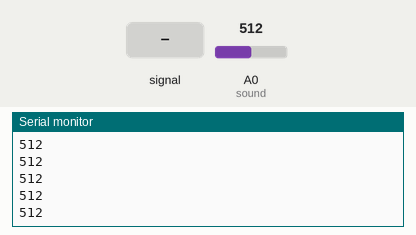
Recording of a sketch running on a simulated Arduino Nano, built with avr-gcc and run on an emulated ATmega328P. On the bench: the last lines printed to the serial monitor. The inputs (shaded band) are chosen by the test bench; at power-on: A0 (sound) = 512.

Above: at 1.2 s.
1.3 s: A0 (sound) fed a 200 Hz sine of ±81 counts around its level
At 1.8 s:
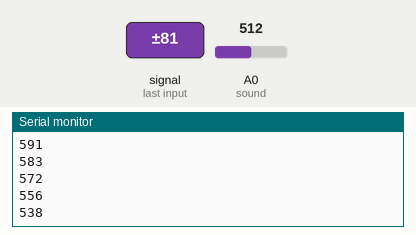
2.8 s: A0 (sound) set to 716
At 3.5 s:
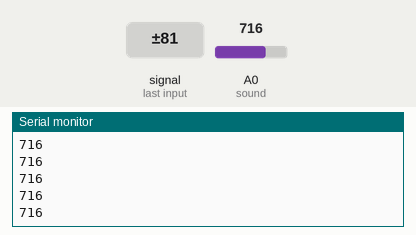
4.3 s: A0 (sound) fed a 1000 Hz sine of ±255 counts around its level
At 4.8 s:
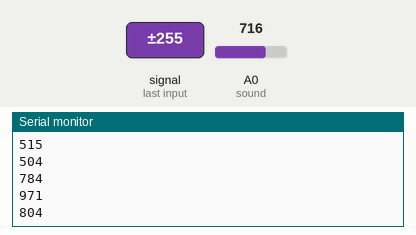
5.8 s: A0 (sound) set to 900
At 6.6 s:
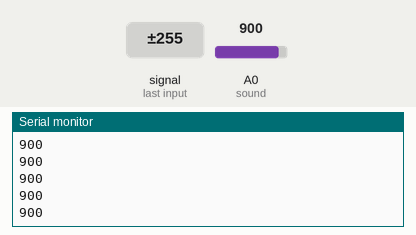
Timing chart, 0 to 8.3 s (numbered marks = the images above; inputs shaded):
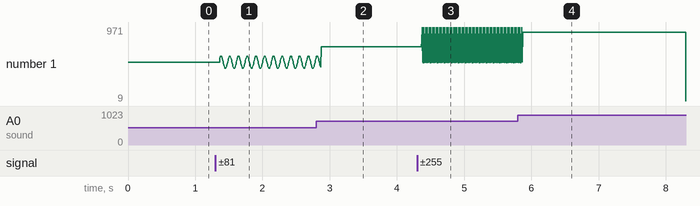

The sketch:

Project_21_1.ino
```cpp
/*
  keyestudio Nano Inventor Starter Kit
  Project 21.1 Voice Control Light
  http://www.keyestudio.com
*/
int sound = A0;
void setup(){
  Serial.begin(9600);
}

void loop(){
  int value = analogRead(sound);
  Serial.println(value);
}
```

Measured:
- after the input at 1.3 s, the serial monitor: prints a new line after 0.07 s (image 1)
- after the input at 2.8 s, the serial monitor: prints a new line after 0.07 s (image 2)
- after the input at 4.3 s, the serial monitor: prints a new line after 0.07 s (image 3)
- after the input at 5.8 s, the serial monitor: prints a new line after 0.07 s (image 4)
- plotted number 1: 512 → 571 after the input at 1.3 s, 571 → 716 after the input at 2.8 s, 716 → 786 after the input at 4.3 s
